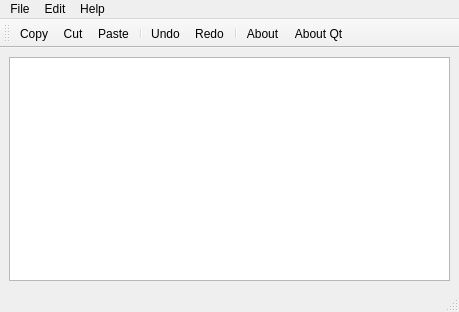
<?xml version="1.0" encoding="UTF-8"?>
<ui version="4.0">
 <class>MainWindow</class>
 <widget class="QMainWindow" name="MainWindow">
  <property name="geometry">
   <rect>
    <x>0</x>
    <y>0</y>
    <width>459</width>
    <height>312</height>
   </rect>
  </property>
  <property name="windowTitle">
   <string>MainWindow</string>
  </property>
  <widget class="QWidget" name="centralwidget">
   <layout class="QVBoxLayout" name="verticalLayout">
    <item>
     <widget class="QTextEdit" name="textEdit"/>
    </item>
   </layout>
  </widget>
  <widget class="QMenuBar" name="menubar">
   <property name="geometry">
    <rect>
     <x>0</x>
     <y>0</y>
     <width>459</width>
     <height>21</height>
    </rect>
   </property>
   <widget class="QMenu" name="menuFile">
    <property name="title">
     <string>File</string>
    </property>
    <addaction name="actionQuit"/>
   </widget>
   <widget class="QMenu" name="menuEdit">
    <property name="title">
     <string>Edit</string>
    </property>
    <addaction name="actionCopy"/>
    <addaction name="actionCut"/>
    <addaction name="actionPaste"/>
    <addaction name="separator"/>
    <addaction name="actionUndo"/>
    <addaction name="actionRedo"/>
   </widget>
   <widget class="QMenu" name="menuHelp">
    <property name="title">
     <string>Help</string>
    </property>
    <addaction name="actionAbout"/>
    <addaction name="actionAbout_Qt"/>
   </widget>
   <addaction name="menuFile"/>
   <addaction name="menuEdit"/>
   <addaction name="menuHelp"/>
  </widget>
  <widget class="QStatusBar" name="statusbar"/>
  <widget class="QToolBar" name="toolBar">
   <property name="windowTitle">
    <string>toolBar</string>
   </property>
   <attribute name="toolBarArea">
    <enum>TopToolBarArea</enum>
   </attribute>
   <attribute name="toolBarBreak">
    <bool>false</bool>
   </attribute>
   <addaction name="actionCopy"/>
   <addaction name="actionCut"/>
   <addaction name="actionPaste"/>
   <addaction name="separator"/>
   <addaction name="actionUndo"/>
   <addaction name="actionRedo"/>
   <addaction name="separator"/>
   <addaction name="actionAbout"/>
   <addaction name="actionAbout_Qt"/>
  </widget>
  <action name="actionQuit">
   <property name="icon">
    <iconset resource="myResources.qrc">
     <normaloff>:/images/images/quit-icon.png</normaloff>:/images/images/quit-icon.png</iconset>
   </property>
   <property name="text">
    <string>Quit</string>
   </property>
  </action>
  <action name="actionCopy">
   <property name="icon">
    <iconset resource="myResources.qrc">
     <normaloff>:/images/images/Copy-icon.png</normaloff>:/images/images/Copy-icon.png</iconset>
   </property>
   <property name="text">
    <string>Copy</string>
   </property>
  </action>
  <action name="actionCut">
   <property name="icon">
    <iconset resource="myResources.qrc">
     <normaloff>:/images/images/Cut-icon.png</normaloff>:/images/images/Cut-icon.png</iconset>
   </property>
   <property name="text">
    <string>Cut</string>
   </property>
  </action>
  <action name="actionPaste">
   <property name="icon">
    <iconset resource="myResources.qrc">
     <normaloff>:/images/images/Paste-icon.png</normaloff>:/images/images/Paste-icon.png</iconset>
   </property>
   <property name="text">
    <string>Paste</string>
   </property>
  </action>
  <action name="actionUndo">
   <property name="icon">
    <iconset resource="myResources.qrc">
     <normaloff>:/images/images/Undo-icon.png</normaloff>:/images/images/Undo-icon.png</iconset>
   </property>
   <property name="text">
    <string>Undo</string>
   </property>
  </action>
  <action name="actionRedo">
   <property name="icon">
    <iconset resource="myResources.qrc">
     <normaloff>:/images/images/redo-icon.png</normaloff>:/images/images/redo-icon.png</iconset>
   </property>
   <property name="text">
    <string>Redo</string>
   </property>
  </action>
  <action name="actionAbout">
   <property name="icon">
    <iconset resource="myResources.qrc">
     <normaloff>:/images/images/about.png</normaloff>:/images/images/about.png</iconset>
   </property>
   <property name="text">
    <string>About</string>
   </property>
  </action>
  <action name="actionAbout_Qt">
   <property name="icon">
    <iconset resource="myResources.qrc">
     <normaloff>:/images/images/qt-logo.png</normaloff>:/images/images/qt-logo.png</iconset>
   </property>
   <property name="text">
    <string>About Qt</string>
   </property>
  </action>
 </widget>
 <resources>
  <include location="myResources.qrc"/>
 </resources>
 <connections/>
</ui>
